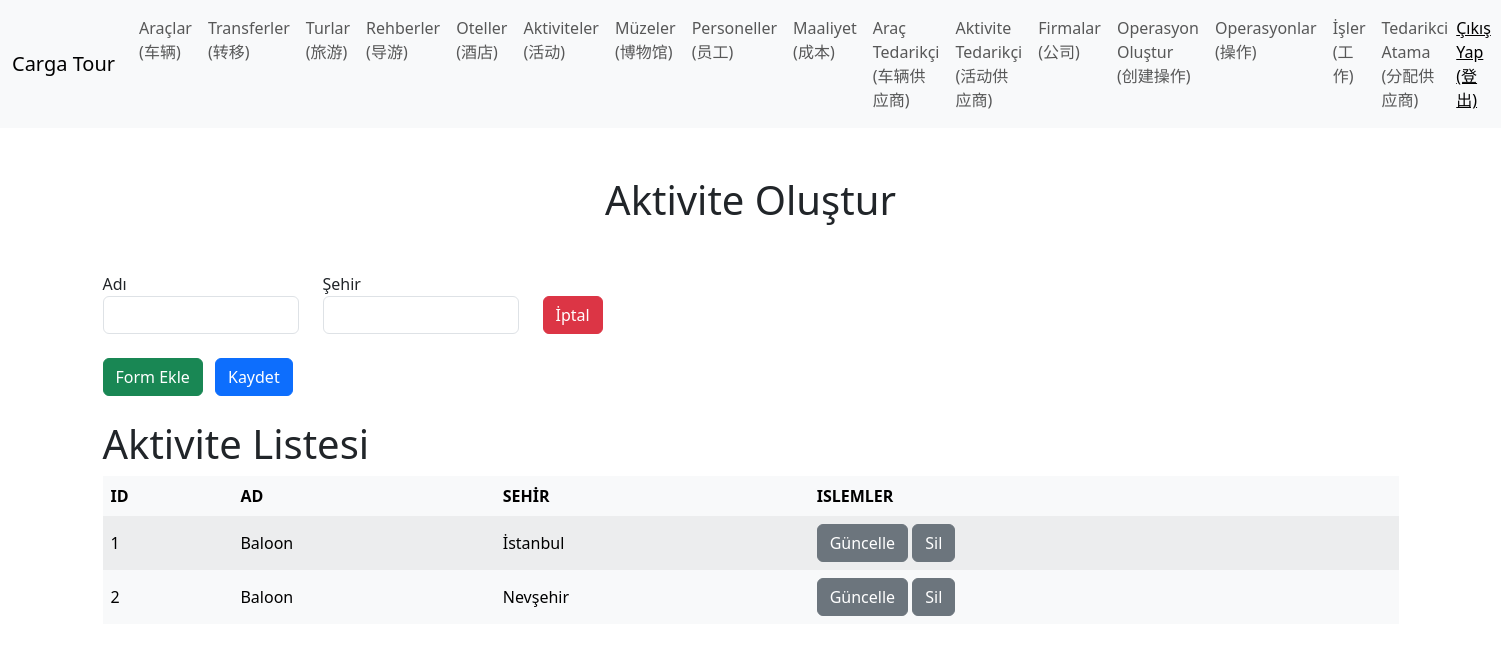
Screenshot of /activity/ (signed in) with the database file from the repository.
### TourManager/models.py (models this page shows, shortened)
class Activity(models.Model):
    CURRENCY_CHOICES = (
        ('TL', 'TL'),
        ('USD', 'USD'),
        ('EUR', 'EUR'),
    )
    company=models.ForeignKey(Sirket, verbose_name="Sirket", on_delete=models.CASCADE)
    name = models.CharField(verbose_name="Adı", max_length=100)
    city = models.CharField(verbose_name="Şehir", max_length=155)

### TourManager/views.py (the view)
# urls.py: path('activity/', activity, name='activity'),
def activity(request):
    requestPersonel = Personel.objects.get(user = request.user)
    sirket = requestPersonel.company
    context={
        'title' : 'Aktivite',
        'createtitle' : 'Aktivite Oluştur',
        'listTitle' : 'Aktivite Listesi',
        'createUrl' : 'create_activity',
        'deleteUrl' : 'delete_activity',
        'form' : ActivityForm(),
        'activities' : Activity.objects.filter(company = sirket)
    }
    return render(request, 'tour/activity.html', context)

### TourManager/forms.py
class ActivityForm(forms.ModelForm):
    class Meta:
        model = Activity
        fields = ['name', 'city']
        widgets = {
            'name': forms.TextInput(attrs={'class': 'form-control'}),
            'city': forms.TextInput(attrs={'class': 'form-control'}),
        }

### TourManager/templates/tour/activity.html
{% extends "tour/base.html" %}
{% block content %}
<h1 class="text-center my-5">{{ createtitle }}</h1>
<div id="forms">
    {% include 'tour/partials/activity-form.html' %}
</div>
<button class="btn btn-success my-4 me-2" hx-get="{% url createUrl %}" hx-target="#forms" hx-swap="beforeend">Form Ekle</button>
<button type="button" class="btn btn-primary my-4"  id="submit-all">Kaydet</button>
<h1> {{ listTitle }}</h1>
<div style="overflow-x: auto;">
<table class="table table-striped table-hover table-borderless table-light align-middle">
    <thead>
        <tr>
            <th>ID</th>
            <th>AD</th>
            <th>SEHİR</th>
            <th>ISLEMLER</th>
        </tr>
    </thead>
    <tbody id="activity-list">
        {% for activity in activities %}
            {% include "tour/partials/activity-list.html" %}
        {% endfor %}
    </tbody>
</table>
</div>
{% endblock content %}

### TourManager/templates/tour/partials/activity-list.html
<tr id="activity-{{ activity.id }}"  hx-swap="outerHTML swap:.5s" target="this">
    <td>{{ activity.id }}</td>
    <td>{{ activity.name }}</td>
    <td>{{ activity.city }}</td>
    <td>
        <button class="btn btn-secondary" hx-get="{% url 'edit_activity' activity.id %}" hx-target="#activity-{{ activity.id }}" hx-swap="outerHTML swap:.5s">
            Güncelle
        </button>
        <button class="btn btn-secondary" hx-delete="{% url 'delete_activity' activity.id %}" hx-confirm="Silmek istediğine emin misin?" hx-target="#activity-{{ activity.id }}">Sil</button>
    </td>
</tr>

### rows the page displays
Activity: id "1", name "Baloon", city "İstanbul"
Activity: id "2", name "Baloon", city "Nevşehir"

### other values shown
{{ createtitle }} "Aktivite Oluştur"
{{ listTitle }} "Aktivite Listesi"
